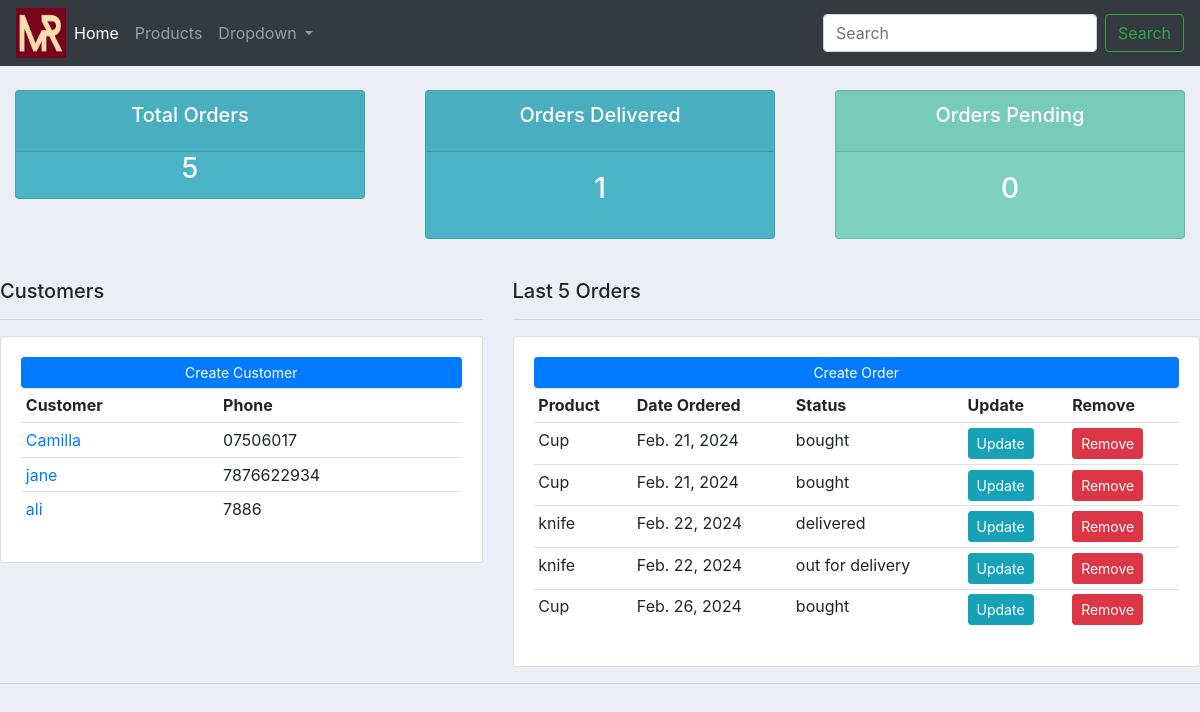
Before: / with the older database file.
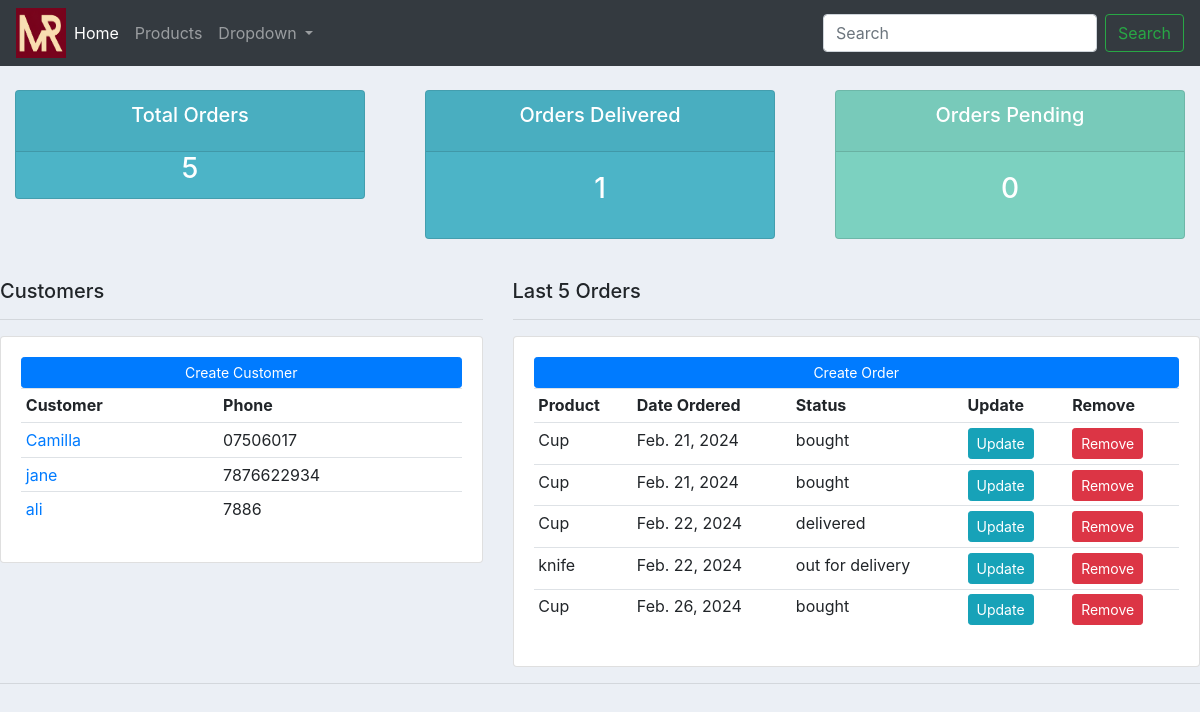
After: the same page with the newer database file.
### accountsApp/models.py (models this page shows)
class Order(models.Model):
    STATUS = (
        ('Pending', 'Pending'),
        ('Out for delivery', 'Out for delivery'),
        ('Delivered', 'Delivered'),
    )
    customer = models.ForeignKey(Customer, null=True, on_delete=models.SET_NULL)
    product = models.ForeignKey(Product, null=True, on_delete=models.SET_NULL)
    status = models.CharField(max_length=200, null=True)
    date_created = models.DateField(auto_now_add=True)

class Product(models.Model):
    CATEGORY = (
        ('Indoor', 'Indoor'),
        ('Outdoor', 'Outdoor'),
    )
    name = models.CharField(max_length=200, null=True)
    price = models.FloatField(null=True)
    category = models.CharField(max_length=200, null=True, choices=CATEGORY)
    description = models.CharField(max_length=200, null=True, blank=True)
    date_created = models.DateField(auto_now_add=True)
    tags = models.ManyToManyField(Tag)
    def __str__(self):
        return self.name

### accountsApp/views.py (the view)
# urls.py: path('', views.home, name='home'),
def home(request):
    orders = Order.objects.all()
    customers = Customer.objects.all()
    total_customers = customers.count()
    total_orders = orders.count()
    pending_orders = orders.filter(status='pending').count()
    delivered_orders = orders.filter(status='delivered').count()
    context = {'orders': orders, 'customers': customers
               , 'total_customers': total_customers, 'total_orders': total_orders
               , 'pending_orders': pending_orders, 'delivered_orders': delivered_orders}
    return render(request, '../templates/dashboard.html', context)

### templates/dashboard.html
{% extends 'main.html' %}
{% block content %}
    {% include 'status.html' %}
<br>
    <div class="row">
        <div class="col-md-5">
            <h5>Customers</h5>
            <hr>
            <div class="card card-body">
                <a class="btn btn-primary btn-sm btn-block" href="">Create Customer</a>
                <table class="table table-sm">
                    <tr>
                        <th>Customer</th>
                        <th>Phone</th>
                    </tr>
                    {% for i in customers %}
                    <tr>
                        <td><a href="{% url 'customer' i.id %}">{{ i.name }}</a></td>
                        <td>{{ i.phone }}</td>
                    </tr>
                    {% endfor %}
                </table>
            </div>
        </div>
        <div class="col-md-7">
            <h5>Last 5 Orders</h5>
            <hr>
            <div class="card card-body">
                <a class="btn btn-primary btn-sm btn-block" href=" {% url 'create_order' %}">Create Order</a>
                <table class="table table-sm">
                    <tr>
                        <th>Product</th>
                        <th>Date Ordered</th>
                        <th>Status</th>
                        <th>Update</th>
                        <th>Remove</th>
                    </tr>
                    {% for i in orders %}
                    <tr>
                        <td>{{ i.product }}</td>
                        <td>{{ i.date_created }}</td>
                        <td>{{ i.status }}</td>
                        <td><a class="btn btn-sm btn-info" href="{% url 'update_order' i.id %}">Update</a></td>
                        <td><a class="btn btn-sm btn-danger" href="">Remove</a></td>
                    </tr>
                    {% endfor %}
                </table>
            </div>
        </div>
    </div>
{% endblock %}

Changed rows visible on the page:
changed Order "delivered": product "knife" → "Cup"
